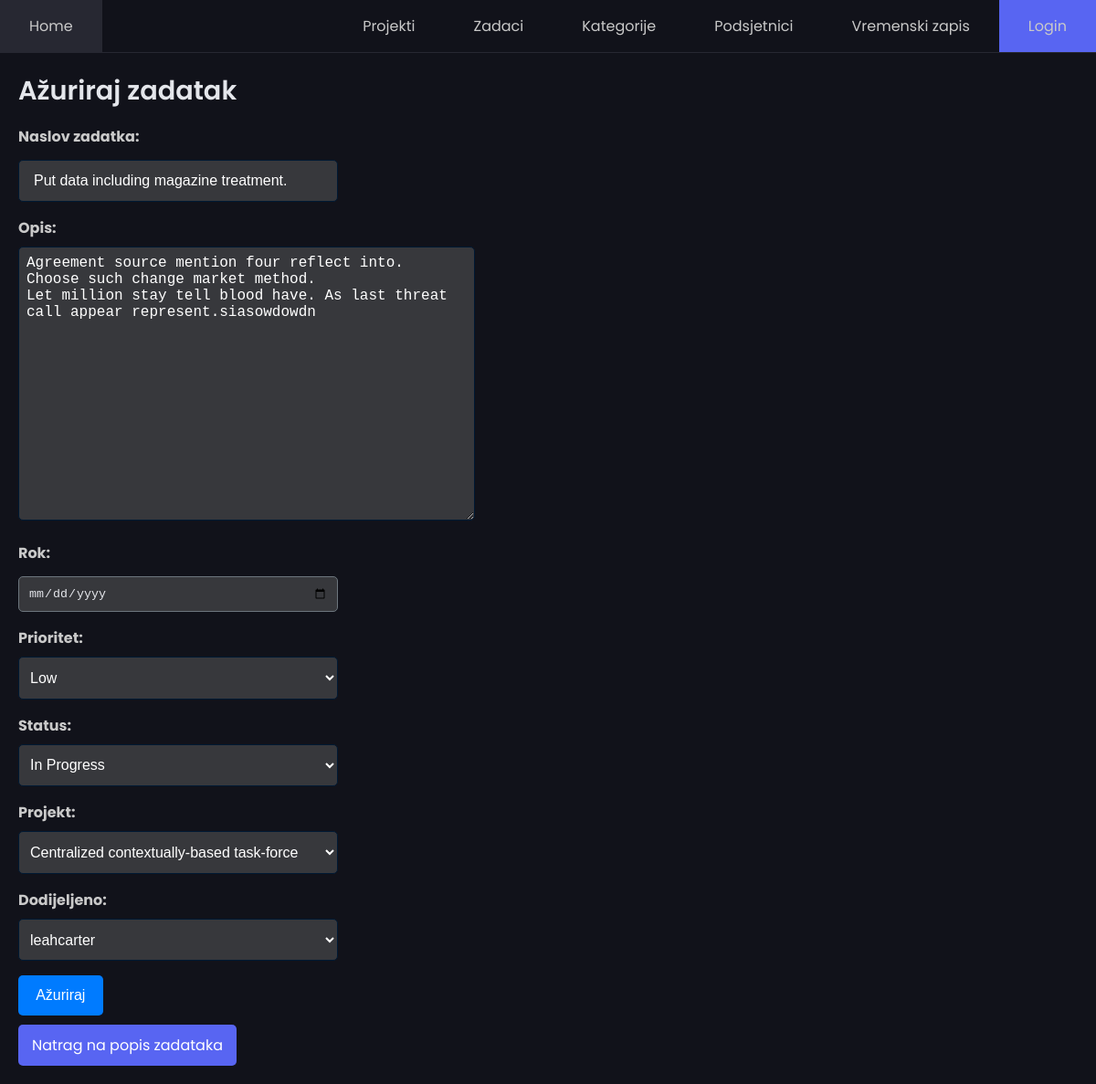
The page /api/task_update/1 on the database its author committed.
### main/models.py (models this page shows, shortened)
class Task(models.Model):
    PRIORITY_CHOICES = [
        ('L', 'Low'),
        ('M', 'Medium'),
        ('H', 'High'),
    ]
    STATUS_CHOICES = [
        ('P', 'Pending'),
        ('IP', 'In Progress'),
        ('C', 'Completed'),
    ]
    title = models.CharField(max_length=200)
    description = models.TextField(blank=True, null=True)
    due_date = models.DateTimeField(null=True, blank=True)
    priority = models.CharField(max_length=1, choices=PRIORITY_CHOICES, default='M')
    status = models.CharField(max_length=2, choices=STATUS_CHOICES, default='P')
    project = models.ForeignKey(Project, on_delete=models.CASCADE, related_name="tasks", null=True, blank=True)
    assigned_to = models.ForeignKey(User, on_delete=models.SET_NULL, null=True, blank=True, related_name="tasks")
    created_at = models.DateTimeField(auto_now_add=True)
    updated_at = models.DateTimeField(auto_now=True)

### main/views.py (the view)
# urls.py: path('task_update/<int:pk>', TaskUpdateView.as_view(), name='task_update'),
class TaskUpdateView(UpdateView):
    model = Task
    form_class = TaskForm
    template_name = 'task_update.html'
    success_url = reverse_lazy('task_list')

### main/forms.py
class TaskForm(forms.ModelForm):
    class Meta:
        model = Task
        fields = '__all__'
        widgets = {
            'priority': forms.Select(attrs={'type': 'string'}),
        }

### main/templates/task_update.html (shortened to what this page needs)
<!DOCTYPE html>
<html lang="en">
{% load static %}
<head>
    <link rel="stylesheet" href="{% static 'css/styles.css' %}">
</head>
<body>
    <nav id="nav">
        <ul>
            <li class="home-li"><a class="btn-home" aria-current="page" href="{% url 'index' %}">Home</a></li>
            <li><a href="{% url 'project_list' %}" class="{% if request.path == '/project/' %}active-link{% endif %}">Projekti</a></li>
            <li><a href="{% url 'task_list' %}" class="{% if request.path == '/task/' %}active-link{% endif %}">Zadaci</a></li>
            <li><a href="{% url 'category_list' %}" class="{% if request.path == '/category/' %}active-link{% endif %}">Kategorije</a></li>
            <li><a href="{% url 'reminder_list' %}" class="{% if request.path == '/reminder/' %}active-link{% endif %}">Podsjetnici</a></li>
            <li><a href="{% url 'timelog_list' %}" class="{% if request.path == '/timelog/' %}active-link{% endif %}">Vremenski zapis</a></li>
            <li>
                {% if request.user.is_authenticated %}
                    <form method="post" action="{% url 'logout' %}">
                        {% csrf_token %}
                        <button type="login" class="btn-login" id="user_display" onmouseover="showLogout()" onmouseleave="showUsername()">
                            {{ request.user.username }}
                        </button>
                    </form>
                {% else %}
                    <a href="{% url 'login' %}" class="btn-login">Login</a>
                {% endif %}
            </li>
        </ul>
    </nav>
    <div class="container">
        <h2 class="card-title">Ažuriraj zadatak</h2>
        <form method="post">
            <div class="form-group">
                <label for="id_title">Naslov zadatka:</label>
                <input type="text" name="title" id="id_title" class="form-control select-small" value="{{ form.title.value|default:'' }}">
            </div>
            <div class="form-group">
                <label for="id_description">Opis:</label>
                <textarea name="description" id="id_description" class="form-control select-medium">{{ form.description.value|default:'' }}</textarea>
            </div>
            <div class="form-group">
                <label for="id_due_date">Rok:</label>
                <input type="date" name="due_date" id="id_due_date" class="form-control select-small" value="{{ form.due_date.value|default:'' }}">
            </div>
            <div class="form-group">
                <label for="id_priority">Prioritet:</label>
                <select name="priority" id="id_priority" class="form-control select-small">
                    {% for value, label in form.priority.field.choices %}
                        <option value="{{ value }}" {% if form.priority.value == value %}selected{% endif %}>
                            {{ label }}
                        </option>
                    {% endfor %}
                </select>
            </div>
            <div class="form-group">
                <label for="id_status">Status:</label>
                <select name="status" id="id_status" class="form-control select-small">
                    {% for value, label in form.status.field.choices %}
                        <option value="{{ value }}" {% if form.status.value == value %}selected{% endif %}>
                            {{ label }}
                        </option>
                    {% endfor %}
                </select>
            </div>
            <div class="form-group">
                <label for="id_project">Projekt:</label>
                <select name="project" id="id_project" class="form-control select-small">
                    {% for project in form.project.field.queryset %}
                        <option value="{{ project.id }}" {% if form.project.value == project.id %}selected{% endif %}>
                            {{ project.name }}
                        </option>
                    {% endfor %}
                </select>
            </div>
            <div class="form-group">
                <label for="id_assigned_to">Dodijeljeno:</label>
                <select name="assigned_to" id="id_assigned_to" class="form-control select-small">
                    {% for user in form.assigned_to.field.queryset %}
                        <option value="{{ user.id }}" {% if form.assigned_to.value == user.id %}selected{% endif %}>
                            {{ user.username }}
                        </option>
                    {% endfor %}
                </select>
            </div>
            <button type="submit">Ažuriraj</button>
        </form>
        <a href="{% url 'task_list' %}" class="btn btn-primary">Natrag na popis zadataka</a>
    </div>
</body>
</html>

### main/static/css/styles.css (style rules this page uses)
:root { --primary-color: #11121a; --hover-color: #272832; --accent-color: #5865F2; --hover--accent-color: #4e56a4; --text-color: #c9c9c9; --background--color: #11121a; --primary--btn--color: #5865F2; --search--form--back--color: #54555692; }
* { margin: 0; padding: 0; box-sizing: border-box; }
html { font-family: Poppins, 'Segoe UI', sans-serif; color: var(--text-color); scroll-behavior: smooth; }
body { min-height: 100vh; min-height: 100dvh; background-color: var(--primary-color); }
nav { background-color: var(--primary-color); border-bottom: 1px solid var(--hover-color); }
nav ul { list-style: none; display: flex; }
nav .home-li { margin-right: auto; }
nav li { display: flex; }
nav a { display: flex; text-decoration: none; color: var(--text-color); padding: 1em 2em; transition: background-color 150ms ease; }
.form-group { margin-bottom: 15px; margin-bottom: 1rem; }
.form-group label { display: block; font-weight: bold; }
select.form-control { width: 100%; padding: 0.8rem 1rem; border-radius: 5px; border: 1px solid #ccc; background-color: #f9f9f9; font-size: 1rem; transition: border-color 0.3s ease; }
label { font-size: 1rem; font-weight: 600; display: block; margin-bottom: 0.5rem; }
.select-small { width: auto; max-width: 350px; padding: 0.5rem 1rem; }
.select-medium { width: 100%; max-width: 500px; padding: 0.5rem 1rem; height: 150%; max-height: 300px; }
input[type="text"] { background-color: var(--search--form--back--color) ; color: white ; border-color: #001933 ; }
.form-group input { width: 100%; padding: 10px; margin-top: 5px; border-radius: 5px; border: 1px solid #6C757D; background-color: #323544; color: #E4E6EB; }
.card-title { font-size: 1.5rem; color: #E4E6EB; margin-bottom: 10px; }
button[type="submit"] { background-color: var(--accent-color); color: #fff; font-size: 1rem; border: none; cursor: pointer; transition: background-color 0.3s ease; }
.btn { display:inline-block; padding: 10px 15px; margin-top: 10px; border-radius: 5px; text-decoration: none; color: white; }
.btn-primary { background: #5865F2; }
.btn-home { background: var(--accent-color); }
.btn-login { background: var(--accent-color); }
ul { list-style-type: none; padding: 0; }

### main/templates/task_update.html (style rules this page uses)
.container { padding: 20px; }
.card-title { font-size: 1.8rem; font-weight: 600; margin-bottom: 1rem; }
.form-group { margin-bottom: 1rem; }
label { font-size: 1rem; font-weight: 600; display: block; margin-bottom: 0.5rem; }
select.form-control { width: 100%; padding: 0.8rem 1rem; border-radius: 5px; border: 1px solid #ccc; background-color: #f9f9f9; font-size: 1rem; transition: border-color 0.3s ease; }
.select-small { width: auto; max-width: 350px; padding: 0.5rem 1rem; }
.select-medium { width: 100%; max-width: 500px; padding: 0.5rem 1rem; height: 150%; max-height: 300px; }
input[type="text"], textarea { width: 100%; padding: 0.8rem 1rem; border-radius: 5px; border: 1px solid #001933; background-color: #54555692; color: white; font-size: 1rem; transition: border-color 0.3s ease; }
button[type="submit"] { background-color: #007bff; color: #fff; padding: 0.8rem 1.2rem; font-size: 1rem; border: none; border-radius: 5px; cursor: pointer; transition: background-color 0.3s ease; }
#id_assigned_to, #id_priority, #id_project, #id_status { background-color: #54555692; color: white ; border-color: #001933 ; padding-left: 0.5rem; }
#id_due_date { background-color: #54555692; }
#id_description { background-color: #54555692; color: white ; border-color: #001933 ; padding-left: 0.5rem; height: 300px; }

### rows shown on the page
Task: title "Put data including magazine treatment.", description "Agreement source mention four reflect into. Choose such change market method. Let million stay tell blood have. As last threat call appear represent.siasowdowdn", status "In Progress"

### other values the page prints
form field priority "Low"
form field project "Centralized contextually-based task-force"
form field assigned_to "leahcarter"
